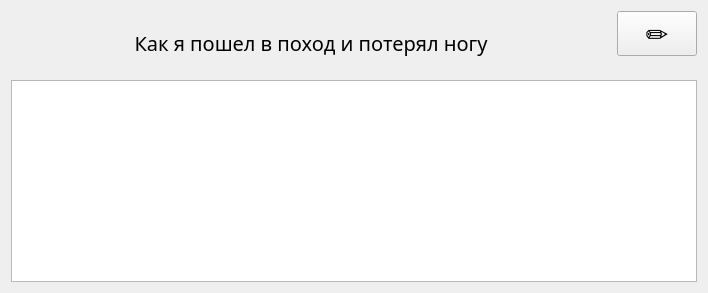
<?xml version="1.0" encoding="UTF-8"?>
<ui version="4.0">
 <class>Form</class>
 <widget class="QWidget" name="Form">
  <property name="geometry">
   <rect>
    <x>0</x>
    <y>0</y>
    <width>708</width>
    <height>293</height>
   </rect>
  </property>
  <property name="windowTitle">
   <string>Form</string>
  </property>
  <layout class="QGridLayout" name="gridLayout_3">
   <item row="0" column="0">
    <layout class="QGridLayout" name="gridLayout">
     <item row="0" column="0" rowspan="4" colspan="2">
      <widget class="QLabel" name="label_title">
       <property name="font">
        <font>
         <family>Segoe Print</family>
         <pointsize>15</pointsize>
        </font>
       </property>
       <property name="text">
        <string>Как я пошел в поход и потерял ногу</string>
       </property>
       <property name="alignment">
        <set>Qt::AlignCenter</set>
       </property>
      </widget>
     </item>
     <item row="0" column="2">
      <widget class="QPushButton" name="pushButton_pen">
       <property name="sizePolicy">
        <sizepolicy hsizetype="Fixed" vsizetype="Fixed">
         <horstretch>0</horstretch>
         <verstretch>0</verstretch>
        </sizepolicy>
       </property>
       <property name="font">
        <font>
         <family>18thCentury</family>
         <pointsize>20</pointsize>
        </font>
       </property>
       <property name="layoutDirection">
        <enum>Qt::LeftToRight</enum>
       </property>
       <property name="text">
        <string>✏</string>
       </property>
      </widget>
     </item>
    </layout>
   </item>
   <item row="1" column="0">
    <layout class="QGridLayout" name="gridLayout_2">
     <item row="0" column="0" colspan="2">
      <widget class="QTextBrowser" name="textBrowser">
       <property name="font">
        <font>
         <family>Segoe UI Light</family>
         <pointsize>12</pointsize>
         <italic>true</italic>
        </font>
       </property>
       <property name="html">
        <string>&lt;!DOCTYPE HTML PUBLIC &quot;-//W3C//DTD HTML 4.0//EN&quot; &quot;http://www.w3.org/TR/REC-html40/strict.dtd&quot;&gt;
&lt;html&gt;&lt;head&gt;&lt;meta name=&quot;qrichtext&quot; content=&quot;1&quot; /&gt;&lt;style type=&quot;text/css&quot;&gt;
p, li { white-space: pre-wrap; }
&lt;/style&gt;&lt;/head&gt;&lt;body style=&quot; font-family:'Segoe UI Light'; font-size:12pt; font-weight:400; font-style:italic;&quot;&gt;
&lt;p align=&quot;center&quot; style=&quot;-qt-paragraph-type:empty; margin-top:18px; margin-bottom:18px; margin-left:0px; margin-right:0px; -qt-block-indent:0; text-indent:0px; background-color:#ffffff;&quot;&gt;&lt;br /&gt;&lt;/p&gt;&lt;/body&gt;&lt;/html&gt;</string>
       </property>
      </widget>
     </item>
    </layout>
   </item>
  </layout>
 </widget>
 <resources/>
 <connections/>
</ui>
